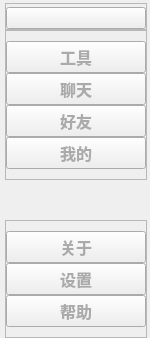
     <widget class="QCustomSlideMenu" name="leftMenuContainer" native="true">
      <property name="maximumSize">
       <size>
        <width>150</width>
        <height>16777215</height>
       </size>
      </property>
      <layout class="QVBoxLayout" name="verticalLayout">
       <property name="spacing">
        <number>0</number>
       </property>
       <property name="leftMargin">
        <number>0</number>
       </property>
       <property name="topMargin">
        <number>0</number>
       </property>
       <property name="rightMargin">
        <number>0</number>
       </property>
       <property name="bottomMargin">
        <number>0</number>
       </property>
       <item>
        <widget class="QWidget" name="leftMenuSubContainer" native="true">
         <layout class="QVBoxLayout" name="verticalLayout_2">
          <property name="spacing">
           <number>0</number>
          </property>
          <property name="leftMargin">
           <number>5</number>
          </property>
          <property name="topMargin">
           <number>3</number>
          </property>
          <property name="rightMargin">
           <number>3</number>
          </property>
          <property name="bottomMargin">
           <number>0</number>
          </property>
          <item alignment="Qt::AlignTop">
           <widget class="QFrame" name="frame">
            <property name="frameShape">
             <enum>QFrame::StyledPanel</enum>
            </property>
            <property name="frameShadow">
             <enum>QFrame::Raised</enum>
            </property>
            <layout class="QVBoxLayout" name="verticalLayout_3">
             <property name="spacing">
              <number>0</number>
             </property>
             <property name="leftMargin">
              <number>0</number>
             </property>
             <property name="topMargin">
              <number>3</number>
             </property>
             <property name="rightMargin">
              <number>0</number>
             </property>
             <property name="bottomMargin">
              <number>0</number>
             </property>
             <item>
              <widget class="QPushButton" name="menuBtn">
               <property name="toolTip">
                <string>菜单</string>
               </property>
               <property name="styleSheet">
                <string notr="true">color: #aaa;</string>
               </property>
               <property name="text">
                <string/>
               </property>
               <property name="icon">
                <iconset resource="../../../QT/PyQTDemo/resources.qrc">
                 <normaloff>:/iconsw/icons/align-justify-white.svg</normaloff>:/iconsw/icons/align-justify-white.svg</iconset>
               </property>
               <property name="iconSize">
                <size>
                 <width>24</width>
                 <height>24</height>
                </size>
               </property>
              </widget>
             </item>
            </layout>
           </widget>
          </item>
          <item alignment="Qt::AlignTop">
           <widget class="QFrame" name="frame_2">
            <property name="sizePolicy">
             <sizepolicy hsizetype="Preferred" vsizetype="Preferred">
              <horstretch>0</horstretch>
              <verstretch>0</verstretch>
             </sizepolicy>
            </property>
            <property name="frameShape">
             <enum>QFrame::StyledPanel</enum>
            </property>
            <property name="frameShadow">
             <enum>QFrame::Raised</enum>
            </property>
            <layout class="QVBoxLayout" name="verticalLayout_4">
             <property name="spacing">
              <number>0</number>
             </property>
             <property name="leftMargin">
              <number>0</number>
             </property>
             <property name="topMargin">
              <number>10</number>
             </property>
             <property name="rightMargin">
              <number>0</number>
             </property>
             <property name="bottomMargin">
              <number>10</number>
             </property>
             <item>
              <widget class="QPushButton" name="toolBtn">
               <property name="font">
                <font>
                 <family>微软雅黑</family>
                 <pointsize>12</pointsize>
                 <weight>75</weight>
                 <bold>true</bold>
                </font>
               </property>
               <property name="toolTip">
                <string>解密</string>
               </property>
               <property name="styleSheet">
                <string notr="true">color: #aaa;</string>
               </property>
               <property name="text">
                <string>工具</string>
               </property>
               <property name="icon">
                <iconset resource="../../../QT/PyQTDemo/resources.qrc">
                 <normaloff>:/iconsw/icons/codepen-white.svg</normaloff>:/iconsw/icons/codepen-white.svg</iconset>
               </property>
               <property name="iconSize">
                <size>
                 <width>24</width>
                 <height>24</height>
                </size>
               </property>
              </widget>
             </item>
             <item>
              <widget class="QPushButton" name="msgBtn">
               <property name="font">
                <font>
                 <family>微软雅黑</family>
                 <pointsize>12</pointsize>
                 <weight>75</weight>
                 <bold>true</bold>
                </font>
               </property>
               <property name="toolTip">
                <string>聊天</string>
               </property>
               <property name="styleSheet">
                <string notr="true">color: #aaa;</string>
               </property>
               <property name="text">
                <string>聊天</string>
               </property>
               <property name="icon">
                <iconset resource="../../../QT/PyQTDemo/resources.qrc">
                 <normaloff>:/iconsw/icons/message-square-white.svg</normaloff>:/iconsw/icons/message-square-white.svg</iconset>
               </property>
               <property name="iconSize">
                <size>
                 <width>24</width>
                 <height>24</height>
                </size>
               </property>
              </widget>
             </item>
             <item>
              <widget class="QPushButton" name="friendBtn">
               <property name="font">
                <font>
                 <family>微软雅黑</family>
                 <pointsize>12</pointsize>
                 <weight>75</weight>
                 <bold>true</bold>
                </font>
               </property>
               <property name="toolTip">
                <string>好友</string>
               </property>
               <property name="styleSheet">
                <string notr="true">color: #aaa;</string>
               </property>
               <property name="text">
                <string>好友</string>
               </property>
               <property name="icon">
                <iconset resource="../../../QT/PyQTDemo/resources.qrc">
                 <normaloff>:/iconsw/icons/users-white.svg</normaloff>:/iconsw/icons/users-white.svg</iconset>
               </property>
               <property name="iconSize">
                <size>
                 <width>24</width>
                 <height>24</height>
                </size>
               </property>
              </widget>
             </item>
             <item>
              <widget class="QPushButton" name="userBtn">
               <property name="font">
                <font>
                 <family>微软雅黑</family>
                 <pointsize>12</pointsize>
                 <weight>75</weight>
                 <bold>true</bold>
                </font>
               </property>
               <property name="toolTip">
                <string>我的</string>
               </property>
               <property name="styleSheet">
                <string notr="true">color: #aaa;</string>
               </property>
               <property name="text">
                <string>我的</string>
               </property>
               <property name="icon">
                <iconset resource="../../../QT/PyQTDemo/resources.qrc">
                 <normaloff>:/iconsw/icons/user-white.svg</normaloff>:/iconsw/icons/user-white.svg</iconset>
               </property>
               <property name="iconSize">
                <size>
                 <width>24</width>
                 <height>24</height>
                </size>
               </property>
              </widget>
             </item>
            </layout>
           </widget>
          </item>
          <item>
           <spacer name="verticalSpacer">
            <property name="orientation">
             <enum>Qt::Vertical</enum>
            </property>
            <property name="sizeHint" stdset="0">
             <size>
              <width>20</width>
              <height>40</height>
             </size>
            </property>
           </spacer>
          </item>
          <item alignment="Qt::AlignBottom">
           <widget class="QFrame" name="frame_3">
            <property name="frameShape">
             <enum>QFrame::StyledPanel</enum>
            </property>
            <property name="frameShadow">
             <enum>QFrame::Raised</enum>
            </property>
            <layout class="QVBoxLayout" name="verticalLayout_5">
             <property name="spacing">
              <number>0</number>
             </property>
             <property name="leftMargin">
              <number>0</number>
             </property>
             <property name="topMargin">
              <number>10</number>
             </property>
             <property name="rightMargin">
              <number>0</number>
             </property>
             <property name="bottomMargin">
              <number>10</number>
             </property>
             <item>
              <widget class="QPushButton" name="aboutBtn">
               <property name="font">
                <font>
                 <family>微软雅黑</family>
                 <pointsize>12</pointsize>
                 <weight>75</weight>
                 <bold>true</bold>
                </font>
               </property>
               <property name="toolTip">
                <string>关于</string>
               </property>
               <property name="styleSheet">
                <string notr="true">color: #aaa;</string>
               </property>
               <property name="text">
                <string>关于</string>
               </property>
               <property name="icon">
                <iconset resource="../../../QT/PyQTDemo/resources.qrc">
                 <normaloff>:/iconsw/icons/info-white.svg</normaloff>:/iconsw/icons/info-white.svg</iconset>
               </property>
               <property name="iconSize">
                <size>
                 <width>24</width>
                 <height>24</height>
                </size>
               </property>
              </widget>
             </item>
             <item>
              <widget class="QPushButton" name="settingBtn">
               <property name="font">
                <font>
                 <family>微软雅黑</family>
                 <pointsize>12</pointsize>
                 <weight>75</weight>
                 <bold>true</bold>
                </font>
               </property>
               <property name="toolTip">
                <string>设置</string>
               </property>
               <property name="styleSheet">
                <string notr="true">color: #aaa;</string>
               </property>
               <property name="text">
                <string>设置</string>
               </property>
               <property name="icon">
                <iconset resource="../../../QT/PyQTDemo/resources.qrc">
                 <normaloff>:/iconsw/icons/settings-white.svg</normaloff>:/iconsw/icons/settings-white.svg</iconset>
               </property>
               <property name="iconSize">
                <size>
                 <width>24</width>
                 <height>24</height>
                </size>
               </property>
              </widget>
             </item>
             <item>
              <widget class="QPushButton" name="helpBtn">
               <property name="font">
                <font>
                 <family>微软雅黑</family>
                 <pointsize>12</pointsize>
                 <weight>75</weight>
                 <bold>true</bold>
                </font>
               </property>
               <property name="toolTip">
                <string>帮助</string>
               </property>
               <property name="styleSheet">
                <string notr="true">color: #aaa;</string>
               </property>
               <property name="text">
                <string>帮助</string>
               </property>
               <property name="icon">
                <iconset resource="../../../QT/PyQTDemo/resources.qrc">
                 <normaloff>:/iconsw/icons/help-circle-white.svg</normaloff>:/iconsw/icons/help-circle-white.svg</iconset>
               </property>
               <property name="iconSize">
                <size>
                 <width>24</width>
                 <height>24</height>
                </size>
               </property>
              </widget>
             </item>
            </layout>
           </widget>
          </item>
         </layout>
        </widget>
       </item>
      </layout>
     </widget>
